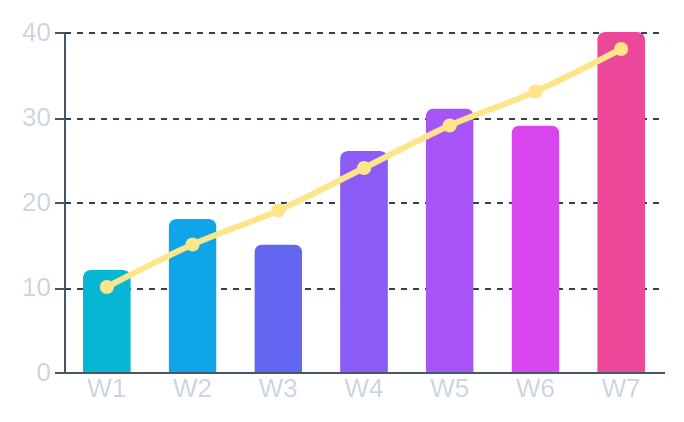

Source (Vega-Lite JSON):
### Vega-Lite specification from a JSON file in a GitHub repository (floating-point values rounded to 4 significant figures)
{"$schema": "https://vega.github.io/schema/vega-lite/v5.json", "description": "The Vega-Lite card of hero.svg: invented weekly counts, bars with a trend line, styled for a dark page. The compare tile links it a second time with param.last=22, a different last bar.", "width": 300, "height": 170, "padding": 10, "background": "transparent", "data": {"values": [{"week": "W1", "figures": 12, "trend": 10}, {"week": "W2", "figures": 18, "trend": 15}, {"week": "W3", "figures": 15, "trend": 19}, {"week": "W4", "figures": 26, "trend": 24}, {"week": "W5", "figures": 31, "trend": 29}, {"week": "W6", "figures": 29, "trend": 33}, {"week": "W7", "figures": 40, "trend": 38}]}, "params": [{"name": "last", "value": 40}], "transform": [{"calculate": "datum.week === 'W7' ? last : datum.figures", "as": "count"}], "encoding": {"x": {"field": "week", "type": "ordinal", "title": null, "axis": {"labelAngle": 0}}}, "layer": [{"mark": {"type": "bar", "cornerRadiusEnd": 4, "width": {"band": 0.62}}, "encoding": {"y": {"field": "count", "type": "quantitative", "title": null, "axis": {"tickCount": 4}}, "color": {"field": "week", "type": "nominal", "legend": null, "scale": {"range": ["#06b6d4", "#0ea5e9", "#6366f1", "#8b5cf6", "#a855f7", "#d946ef", "#ec4899"]}}}}, {"mark": {"type": "line", "color": "#fde68a", "strokeWidth": 3, "interpolate": "monotone", "point": {"filled": true, "size": 50, "color": "#fde68a"}}, "encoding": {"y": {"field": "trend", "type": "quantitative"}}}], "config": {"font": "sans-serif", "view": {"stroke": null}, "axis": {"labelColor": "#cbd5e1", "labelFontSize": 13, "domainColor": "#475569", "tickColor": "#475569", "gridColor": "#334155", "gridDash": [3, 3]}, "axisX": {"grid": false, "ticks": false}}}
